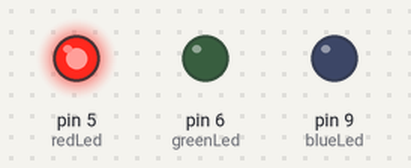
The sketch below on a simulated Arduino Uno, built with avr-gcc and run on an emulated ATmega328P. Shown: output pins drawn as LEDs (lit = HIGH).

Above: at 0.5 s.
At 2.5 s:
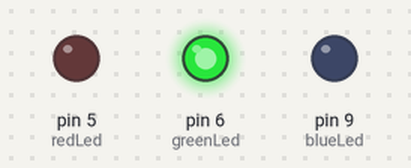
At 4.5 s:
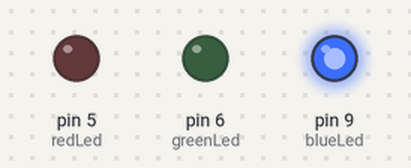
At 5.5 s:
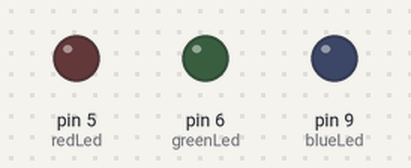
Timing chart, 0 to 7.8 s (numbered marks = the images above):
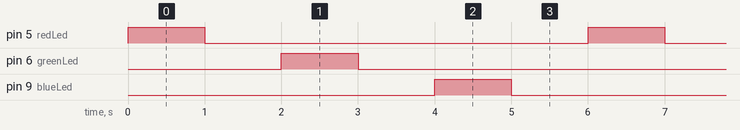

The sketch:

led_sequence.ino
```cpp
const int redLed = 5;
const int greenLed = 6;
const int blueLed = 9;

const int delay_time = 1000;

void setup() {
  pinMode(redLed, OUTPUT);
  pinMode(greenLed, OUTPUT);
  pinMode(blueLed, OUTPUT);

  digitalWrite(redLed, LOW);
  digitalWrite(greenLed, LOW);
  digitalWrite(blueLed, LOW);
}

void loop() {
  digitalWrite(redLed, HIGH);
  delay(delay_time);
  digitalWrite(redLed, LOW);
  delay(delay_time);

  digitalWrite(greenLed, HIGH);
  delay(delay_time);
  digitalWrite(greenLed, LOW);
  delay(delay_time);

  digitalWrite(blueLed, HIGH);
  delay(delay_time);
  digitalWrite(blueLed, LOW);
  delay(delay_time);
}
```

Measured:
- by itself, pin 5 (redLed), pin 6 (greenLed), pin 9 (blueLed): alternates HIGH for 1.0 s and LOW for 5.0 s
- by itself, everything shown: repeats every 6.0 s, in 6 steps
